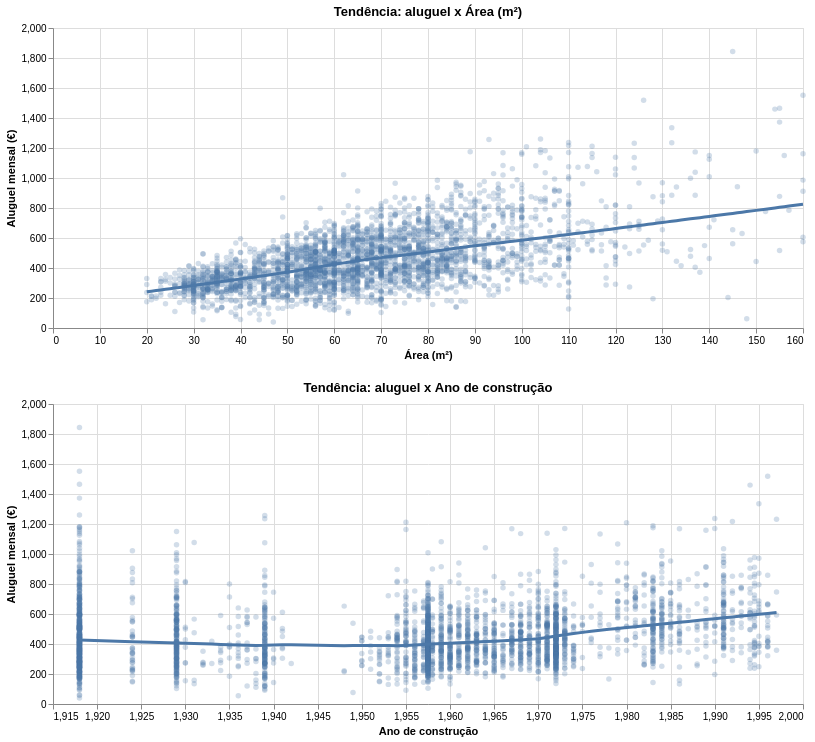

The notebook cell saved with this chart:
### Markdown cell above
#### Curva de tendência

### Code cell
def grafico_tendencia(coluna, titulo, dominio_x=None):

    escala = alt.Scale(domain=dominio_x) if dominio_x is not None else alt.Scale()

    pontos = alt.Chart(rent99).mark_circle(
        size=30,
        opacity=0.25
    ).encode(
        x=alt.X(f"{coluna}:Q", title=titulo, scale=escala),
        y=alt.Y("rent:Q", title="Aluguel mensal (€)")
    )

    tendencia = alt.Chart(rent99).transform_loess(
        coluna,
        "rent",
        bandwidth=0.5
    ).mark_line(size=3).encode(
        x=alt.X(f"{coluna}:Q", title=titulo, scale=escala),
        y=alt.Y("rent:Q")
    )

    return (pontos + tendencia).properties(
        width=750,
        height=300,
        title=f"Tendência: aluguel x {titulo}"
    )


grafico_area_tendencia = grafico_tendencia(
    "area", "Área (m²)"
)

grafico_yearc_tendencia = grafico_tendencia(
    "yearc", "Ano de construção", dominio_x=[1915, 2000]
)

alt.vconcat(
    grafico_area_tendencia,
    grafico_yearc_tendencia
)

### Figure 1 — Vega-Lite specification as saved in the notebook (floating-point values rounded to 4 significant figures; data arrays with more than 128 entries replaced by an {"elided": "..."} marker saying what was removed)
{"config": {"view": {"continuousWidth": 300, "continuousHeight": 300}}, "vconcat": [{"layer": [{"mark": {"type": "circle", "opacity": 0.25, "size": 30}, "encoding": {"x": {"field": "area", "scale": {}, "title": "Área (m²)", "type": "quantitative"}, "y": {"field": "rent", "title": "Aluguel mensal (€)", "type": "quantitative"}}}, {"mark": {"type": "line", "size": 3}, "encoding": {"x": {"field": "area", "scale": {}, "title": "Área (m²)", "type": "quantitative"}, "y": {"field": "rent", "type": "quantitative"}}, "transform": [{"loess": "rent", "on": "area", "bandwidth": 0.5}]}], "height": 300, "title": "Tendência: aluguel x Área (m²)", "width": 750}, {"layer": [{"mark": {"type": "circle", "opacity": 0.25, "size": 30}, "encoding": {"x": {"field": "yearc", "scale": {"domain": [1915, 2000]}, "title": "Ano de construção", "type": "quantitative"}, "y": {"field": "rent", "title": "Aluguel mensal (€)", "type": "quantitative"}}}, {"mark": {"type": "line", "size": 3}, "encoding": {"x": {"field": "yearc", "scale": {"domain": [1915, 2000]}, "title": "Ano de construção", "type": "quantitative"}, "y": {"field": "rent", "type": "quantitative"}}, "transform": [{"loess": "rent", "on": "yearc", "bandwidth": 0.5}]}], "height": 300, "title": "Tendência: aluguel x Ano de construção", "width": 750}], "data": {"name": "data-be4e656a5b99171abfe591832a34362e"}, "$schema": "https://vega.github.io/schema/vega-lite/v5.20.1.json", "datasets": {"data-be4e656a5b99171abfe591832a34362e": {"elided": "3082 records"}}}
